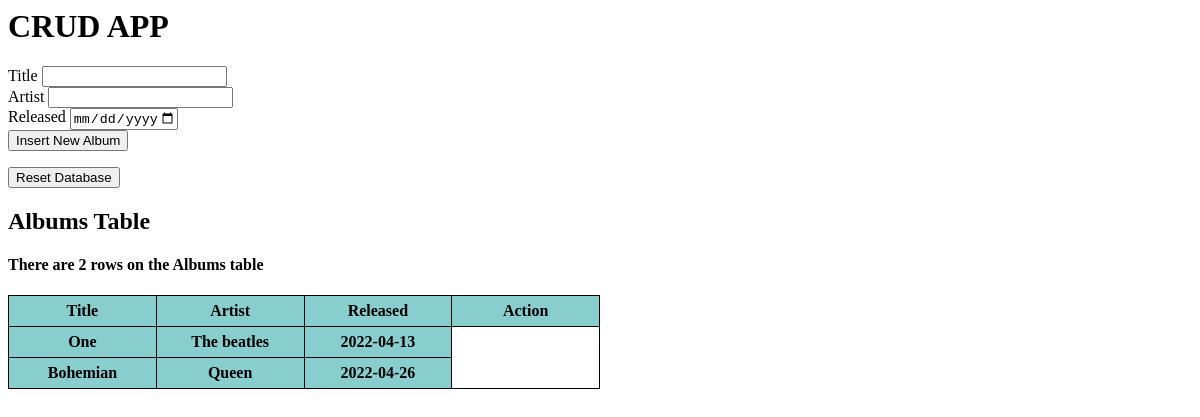
Before: / with the older database file.
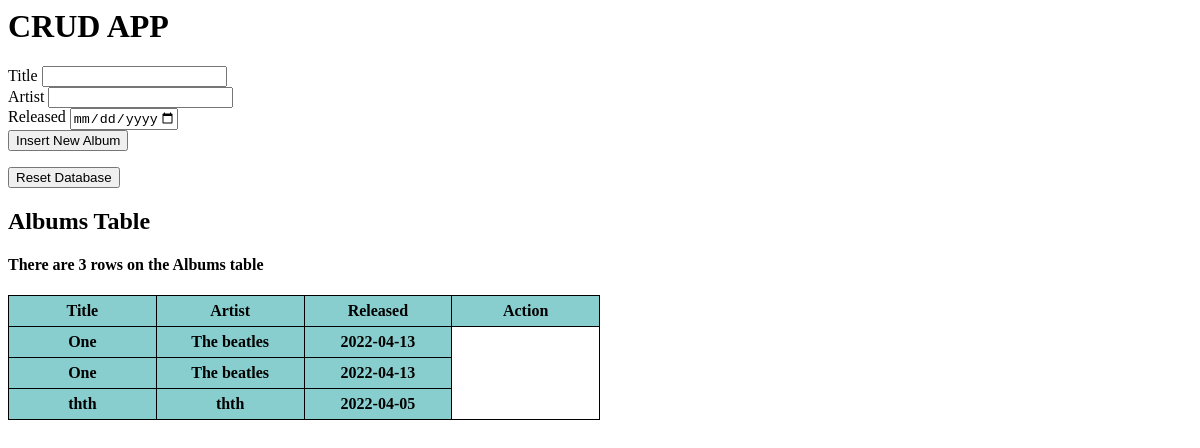
After: the same page with the newer database file.
### models.py (models this page shows, shortened)
class Albums(DB.Model):
    id = DB.Column(DB.Integer, primary_key = True, autoincrement=True)
    title = DB.Column(DB.String(30), nullable = False)
    artist = DB.Column(DB.String(30), nullable = False)
    released = DB.Column(DB.Date, nullable = False)

### app.py (the view)
@app.route('/')
def home():
    conection = sqlite3.connect('database.db')
    cursor = conection.cursor()
    albums = cursor.execute("SELECT * from Albums").fetchall()
    rows_count = cursor.execute("SELECT COUNT(*) from Albums").fetchall()
    return render_template('home.html', Albums = albums, Rows_count=rows_count)

### templates/home.html (shortened to what this page needs)
<h1>CRUD APP</h1>
<form action="album_insert" method="get">
        <lable for="title">Title</lable>
        <input type="text" name="title" value="" required> <br>
        <lable for="artist">Artist</lable>
        <input type="text" name="artist" value="" required> <br>
        <label for="released">Released</label>
        <input type="date" name="released" value="" min="1900-01-01" max="2025-01-01" required> <br>
        <input type="submit" value="Insert New Album">
</form>
<form action="reset" method="get">
  <input type="submit" value="Reset Database">
</form>
<html>
<body>
<h2>Albums Table</h2>
<h4>{% if Rows_count[0][0] == 0 %}
    The Albums table is Empty
    {% elif Rows_count[0][0] == 1 %}
    There is 1 row on the Albums table
    {% else %}
    There are {{Rows_count[0][0]}} rows on the Albums table
    {% endif %}</h4>
<table style="width:50%">
  <tr>
    <th>Title</th>
    <th>Artist</th>
    <th>Released</th>
    <th>Action</th>
  </tr>
  <tr>
    {% for row in Albums %}
  <tr>
    <th> {{ row[1] }}</th>
    <th> {{ row[2] }}</th>
    <th> {{ row[3] }}</th>
  </tr>
    {% endfor %}
</table>
</body>
</html>

### templates/home.html (style rules this page uses)
table, th, td { border: 1px solid black; border-collapse: collapse; width: 100%; table-layout:fixed; padding: 6px; }
th { background-color: #88cece; }

Changed rows visible on the page:
removed Albums: title "Bohemian", artist "Queen", released "2022-04-26"
added Albums: title "One", artist "The beatles", released "2022-04-13"
added Albums: title "thth", artist "thth", released "2022-04-05"
Other visible differences:
{{ Rows_count[0][0] }}: "2" → "3"
